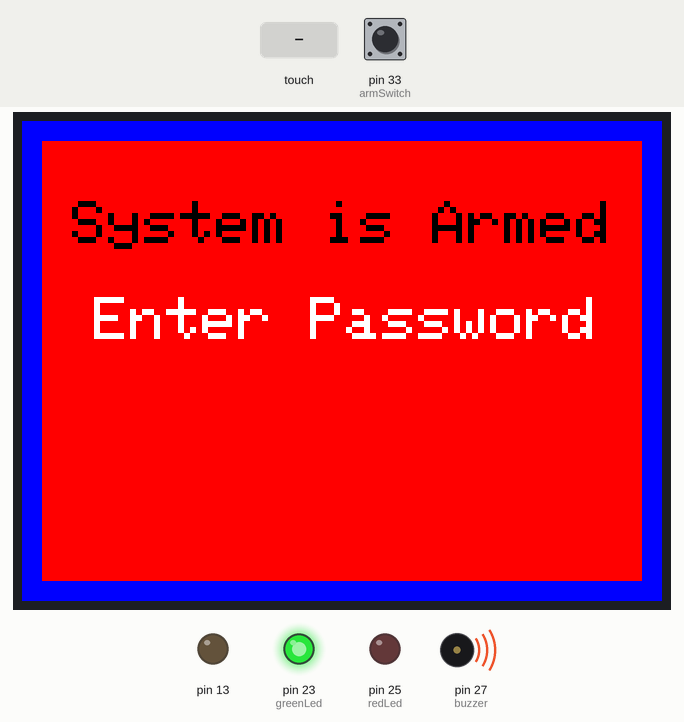
A sketch run on a simulated Arduino Mega 2560, built with avr-gcc and run on an emulated ATmega2560. On the bench: 320×240 colour display, output pins drawn as LEDs (lit = HIGH), buzzer (waves = sounding). The inputs (shaded band) are chosen by the test bench; at power-on: pin 33 (armSwitch) LOW. What the sketch prints to the serial monitor is not drawn.

Above: at 0.8 s.
1.5 s: touch panel pressed at 13 % / 10 % of its raw x / y range
At 2.96 s:
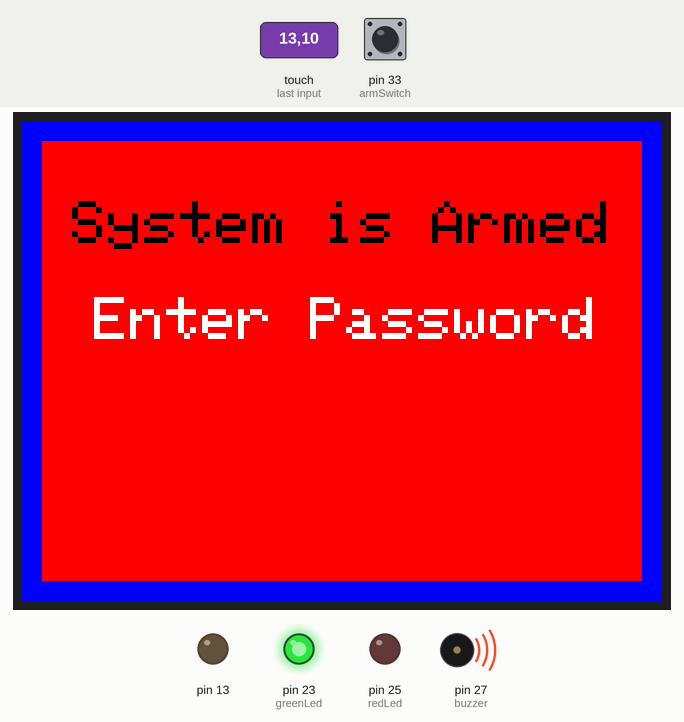
4.1 s: touch panel pressed at 13 % / 30 % of its raw x / y range
At 7.7 s:
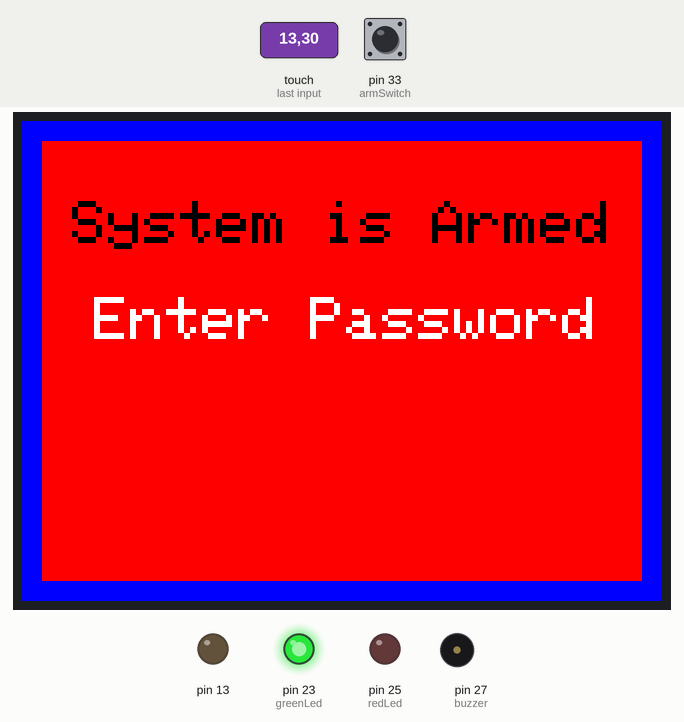
9.0 s: pin 33 (armSwitch) pulled HIGH for 0.15 s
At 9.9 s:
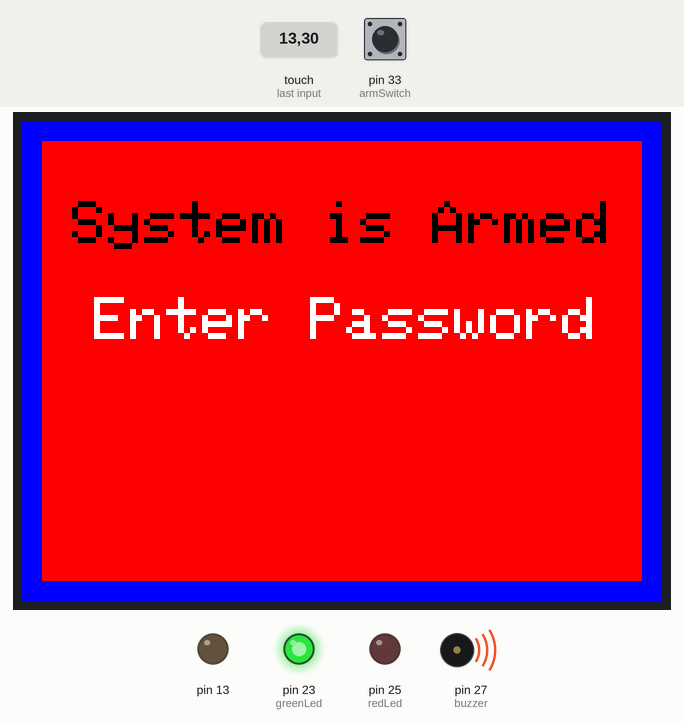
12.7 s: touch panel pressed at 13 % / 50 % of its raw x / y range
At 15.9 s:
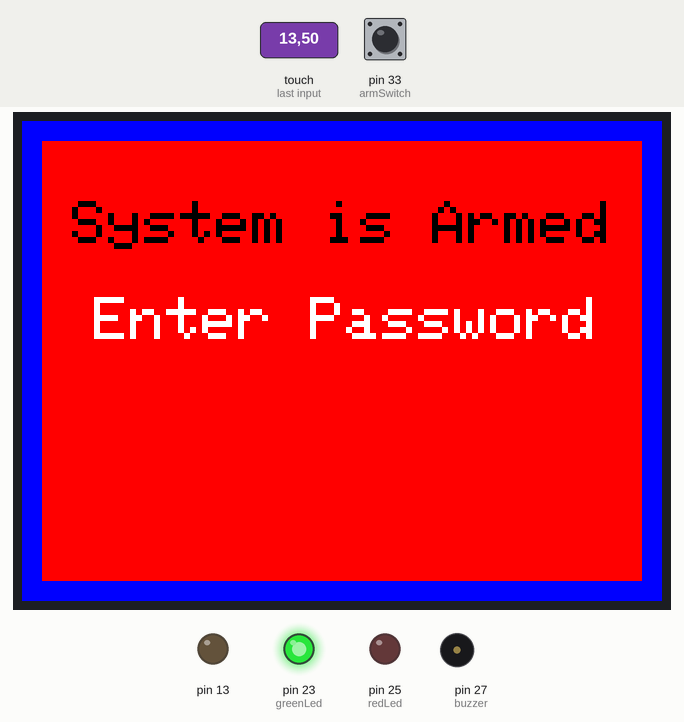
Timing chart, 0 to 16.2 s (numbered marks = the images above; inputs shaded):
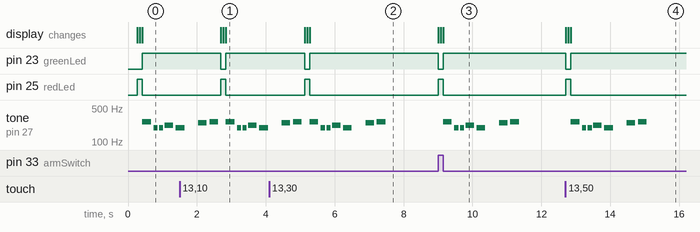

Measured:
- after the input at 1.5 s, pin 23 (greenLed): HIGH → LOW after 1.2 s, → HIGH 0.15 s later; pin 25 (redLed): LOW → HIGH after 1.2 s, → LOW 0.15 s later; the display: first changes after 1.2 s (image 1 shows a later state)
- after the input at 4.1 s, pin 23 (greenLed): HIGH → LOW after 1.0 s, → HIGH 0.15 s later; pin 25 (redLed): LOW → HIGH after 1.0 s, → LOW 0.15 s later; the display: first changes after 1.0 s (image 2 shows a later state)
- after the input at 9.0 s, pin 23 (greenLed): HIGH → LOW at once, → HIGH 0.15 s later; pin 25 (redLed): LOW → HIGH at once, → LOW 0.15 s later
- after the input at 12.7 s, pin 23 (greenLed): HIGH → LOW at once, → HIGH 0.15 s later; pin 25 (redLed): LOW → HIGH at once, → LOW 0.15 s later
- by itself, tone on pin 27 (buzzer): plays 247 Hz for 0.25 s, 262 Hz for 0.25 s, 262 Hz for 0.25 s, 196 Hz for 0.13 s, 196 Hz for 0.13 s, 220 Hz for 0.25 s … (9 notes in this stretch)

The sketch:

keypadV4.ino
```cpp
/*
 * TODO
 * add switch to detect open doors
 * Add button to disarm screen to arm the system
 */

#include "Adafruit_Keypad.h"
#include <TouchScreen.h>
#include <Elegoo_GFX.h>    // Core graphics library
#include <Elegoo_TFTLCD.h> // Hardware-specific library
#include "pitches.h"
#define KEYPAD_PID3844
#define R1    30 //orig 2
#define R2    32 // orig 3
#define R3    34 // orig 4
#define R4    36 // orig 5
#define C1    22 // orig 8
#define C2    24 // orig 9
#define C3    26 // orig 10
#define C4    28 // orig 11
#include "keypad_config.h"
int redLed       = 25;
int greenLed     = 23;
int buzzer       = 27;
int doorSwitch   = 29;
int windowSwitch = 31;
int armSwitch    = 33;
int systemStatus = 0; // 0=alarm not armed (off) 1= alarm armed (on)
char correctPwd[5] = {'1','1','1','1','\0'};
char pwd[5];
int loopCycle = 1;
int i = 0;
int invalidPwdCount = 0;
int touch = 0;
//initialize an instance of class NewKeypad
Adafruit_Keypad customKeypad = Adafruit_Keypad( makeKeymap(keys), rowPins, colPins, ROWS, COLS);

// The control pins for the LCD can be assigned to any digital or
// analog pins...but we'll use the analog pins as this allows us to
// double up the pins with the touch screen (see the TFT paint example).
#define LCD_CS A3 // Chip Select goes to Analog 3
#define LCD_CD A2 // Command/Data goes to Analog 2
#define LCD_WR A1 // LCD Write goes to Analog 1
#define LCD_RD A0 // LCD Read goes to Analog 0
#define LCD_RESET A4 // Can alternately just connect to Arduino's reset pin

// Assign human-readable names to some common 16-bit color values:
#define  BLACK   0x0000
#define BLUE    0x001F
#define RED     0xF800
#define GREEN   0x07E0
#define CYAN    0x07FF
#define MAGENTA 0xF81F
#define YELLOW  0xFFE0
#define WHITE   0xFFFF
#define YP A3  // must be an analog pin, use "An" notation!
#define XM A2  // must be an analog pin, use "An" notation!
#define YM 9   // can be a digital pin
#define XP 8   // can be a digital pin

#define TS_MINX 120
#define TS_MAXX 900
#define TS_MINY 70
#define TS_MAXY 920

TouchScreen ts = TouchScreen(XP, YP, XM, YM, 300);
Elegoo_TFTLCD tft(LCD_CS, LCD_CD, LCD_WR, LCD_RD, LCD_RESET);

#define BOXSIZE 40
#define PENRADIUS 3
#define MINPRESSURE 10
#define MAXPRESSURE 1000

void setup() {
  Serial.begin(9600);
  pinMode(redLed, OUTPUT);
  pinMode(greenLed, OUTPUT);
  pinMode(buzzer, OUTPUT);
  pinMode(doorSwitch, INPUT);
  pinMode(windowSwitch, INPUT);
  pinMode(armSwitch, INPUT);
  pinMode(13, OUTPUT);
  customKeypad.begin();
  Serial.println(F("TFT LCD test"));

  #ifdef USE_Elegoo_SHIELD_PINOUT
    Serial.println(F("Using Elegoo 2.4\" TFT Arduino Shield Pinout"));
  #else
    Serial.println(F("Using Elegoo 2.4\" TFT Breakout Board Pinout"));
  #endif

  Serial.print("TFT size is "); Serial.print(tft.width()); Serial.print("x"); Serial.println(tft.height());

  tft.reset();

   uint16_t identifier = tft.readID();
   if(identifier == 0x9325) {
    Serial.println(F("Found ILI9325 LCD driver"));
  } else if(identifier == 0x9328) {
    Serial.println(F("Found ILI9328 LCD driver"));
  } else if(identifier == 0x4535) {
    Serial.println(F("Found LGDP4535 LCD driver"));
  }else if(identifier == 0x7575) {
    Serial.println(F("Found HX8347G LCD driver"));
  } else if(identifier == 0x9341) {
    Serial.println(F("Found ILI9341 LCD driver"));
  } else if(identifier == 0x8357) {
    Serial.println(F("Found HX8357D LCD driver"));
  } else if(identifier==0x0101)
  {
      identifier=0x9341;
       Serial.println(F("Found 0x9341 LCD driver"));
  }
  else if(identifier==0x1111)
  {
      identifier=0x9328;
       Serial.println(F("Found 0x9328 LCD driver"));
  }
  else {
    Serial.print(F("Unknown LCD driver chip: "));
    Serial.println(identifier, HEX);
    Serial.println(F("If using the Elegoo 2.8\" TFT Arduino shield, the line:"));
    Serial.println(F("  #define USE_Elegoo_SHIELD_PINOUT"));
    Serial.println(F("should appear in the library header (Elegoo_TFT.h)."));
    Serial.println(F("If using the breakout board, it should NOT be #defined!"));
    Serial.println(F("Also if using the breakout, double-check that all wiring"));
    Serial.println(F("matches the tutorial."));
    identifier=0x9328;

  }
  tft.begin(identifier);
  tft.fillScreen(BLACK);
  tft.setCursor(0, 0);
  tft.setRotation(1);

}

void loop() {
  if (loopCycle == 1){
    systemStatus = turnAlarmOn();
    loopCycle ++;
  }

//  digitalWrite(13, HIGH);
  TSPoint p = ts.getPoint();
//  digitalWrite(13, LOW);

  pinMode(XM, OUTPUT);
  pinMode(YP, OUTPUT);

  if (p.z > MINPRESSURE && p.z < MAXPRESSURE) {
    p.x = map(p.x, TS_MINX, TS_MAXX, tft.width(), 0);
    p.y = map(p.y, TS_MINY, TS_MAXY, tft.height(), 0);
    Serial.print("("); Serial.print(p.x);
    Serial.print(", "); Serial.print(p.y);
    Serial.println(")");
    if (p.x > 200 && p.x < 320) {
      if (p.y > 40 && p.y < 220) {
        touch = 1;
      }
    }
    if (p.x > 120 && p.x < 240) {
      if (p.y > 0 && p.y < 120) {
        touch = 2;
      }
    }

  }
  if (touch == 1) {
    systemStatus = turnAlarmOn();
    touch = 0;
  }

  tft.setTextSize(1);
  tft.setTextColor(WHITE);
  tft.setCursor(200, 100);

  // Maximum bad attempt count that will pause system or ??
  if (invalidPwdCount >2){  //check invalid pwd count to pause logic if needed
  // TODO fix the counter logic to pause system
      loopCycle = 1;
      invalidPwdCount = 0;
      Serial.println("Next time I'm notifying the security company");
  }
  customKeypad.tick();
  // save four key pad entries
  while(customKeypad.available() & i < 4){
     keypadEvent e = customKeypad.read();
     if(e.bit.EVENT == KEY_JUST_PRESSED) {
       Serial.println((char)e.bit.KEY);
       pwd[i] = (char)e.bit.KEY;
       i++;
     }
  }
    delay(10);
  // When pwd matches, process
  if(String(pwd) == correctPwd){
    systemStatus = turnAlarmOff();
  }

  // process alarm turn on switch
  if(digitalRead(armSwitch) == HIGH){
    //delay(10000);
    systemStatus = turnAlarmOn();
  }
}

void soundAlarm(){

}

int turnAlarmOff(){
  Serial.println("in turn alarm off");
  digitalWrite(redLed, HIGH);
  digitalWrite(greenLed, LOW);
  tft.fillScreen(GREEN);
  tft.setCursor(10, 20);
  tft.setTextSize(3);
  tft.println(" ");
  tft.println(" Disarmed");
  tft.println(" ");
  tft.setTextColor(BLACK);
  tft.setTextSize(2);
  tft.println("  Please wait for door      to unlock");

  tft.fillRect(40, 150, 250, 50, WHITE);
  tft.drawRoundRect(40, 150, 250, 50, 6, RED);
  tft.drawRoundRect(39, 149, 252, 52, 6, RED);
  tft.drawRoundRect(38, 148, 254, 54, 6, RED);
  tft.setCursor(80, 165);
  tft.setTextSize(3);
  tft.println("SET ALARM");

  for(int z = 0; z <4; z++){
   pwd[z] = {'z'};
  }
  int melody2[] = {262, 262, 262, 262, 262, 262, 262, 262};
  int noteDurations2[] = {4, 4, 4, 4, 4, 4, 4, 4};

  // play tone to indicate alarm is off
  for (int thisNote2 = 0; thisNote2 < 8; thisNote2++) {
    int noteDuration2 = 1000 / noteDurations2[thisNote2];
    tone(buzzer, melody2[thisNote2], noteDuration2);
    int pauseBetweenNotes2 = noteDuration2 * 1.30;
    delay(pauseBetweenNotes2);
    noTone(buzzer);
  }
  i=0;
    return 0;
}

int turnAlarmOn(){
  digitalWrite(greenLed, LOW);
  digitalWrite(redLed, HIGH);
  tft.fillRect(0, 0, 320, 240, BLUE);
  tft.fillRect(10, 10, 300, 220, RED);
  tft.setTextColor(BLACK);
  tft.setTextSize(3);
  tft.setCursor(25,40);
  tft.println("System is Armed");
  tft.println(" ");
  tft.setTextColor(WHITE);
  tft.println("  Enter Password");
  digitalWrite(greenLed, HIGH);
  digitalWrite(redLed, LOW);
  for(int z = 0; z <4; z++){
   pwd[z] = {'z'};
  }
  int noteDurations[] = {4, 8, 8, 4, 4, 4, 4, 4};
  int melody[] = {NOTE_C4, NOTE_G3, NOTE_G3, NOTE_A3, NOTE_G3, 0, NOTE_B3, NOTE_C4};
  // play tone to indicate alarm is set
  for (int thisNote = 0; thisNote < 8; thisNote++) {
    int noteDuration = 1000 / noteDurations[thisNote];
    tone(buzzer, melody[thisNote], noteDuration);
    int pauseBetweenNotes = noteDuration * 1.30;
    delay(pauseBetweenNotes);
    noTone(buzzer);
  }
  return 1;
}
```

pitches.h
```cpp
#define NOTE_B0  31
#define NOTE_C1  33
#define NOTE_CS1 35
#define NOTE_D1  37
#define NOTE_DS1 39
#define NOTE_E1  41
#define NOTE_F1  44
#define NOTE_FS1 46
#define NOTE_G1  49
#define NOTE_GS1 52
#define NOTE_A1  55
#define NOTE_AS1 58
#define NOTE_B1  62
#define NOTE_C2  65
#define NOTE_CS2 69
#define NOTE_D2  73
#define NOTE_DS2 78
#define NOTE_E2  82
#define NOTE_F2  87
#define NOTE_FS2 93
#define NOTE_G2  98
#define NOTE_GS2 104
#define NOTE_A2  110
#define NOTE_AS2 117
#define NOTE_B2  123
#define NOTE_C3  131
#define NOTE_CS3 139
#define NOTE_D3  147
#define NOTE_DS3 156
#define NOTE_E3  165
#define NOTE_F3  175
#define NOTE_FS3 185
#define NOTE_G3  196
#define NOTE_GS3 208
#define NOTE_A3  220
#define NOTE_AS3 233
#define NOTE_B3  247
#define NOTE_C4  262
#define NOTE_CS4 277
#define NOTE_D4  294
#define NOTE_DS4 311
#define NOTE_E4  330
#define NOTE_F4  349
#define NOTE_FS4 370
#define NOTE_G4  392
#define NOTE_GS4 415
#define NOTE_A4  440
#define NOTE_AS4 466
#define NOTE_B4  494
#define NOTE_C5  523
#define NOTE_CS5 554
#define NOTE_D5  587
#define NOTE_DS5 622
#define NOTE_E5  659
#define NOTE_F5  698
#define NOTE_FS5 740
#define NOTE_G5  784
#define NOTE_GS5 831
#define NOTE_A5  880
#define NOTE_AS5 932
#define NOTE_B5  988
#define NOTE_C6  1047
#define NOTE_CS6 1109
#define NOTE_D6  1175
#define NOTE_DS6 1245
#define NOTE_E6  1319
#define NOTE_F6  1397
#define NOTE_FS6 1480
#define NOTE_G6  1568
#define NOTE_GS6 1661
#define NOTE_A6  1760
#define NOTE_AS6 1865
#define NOTE_B6  1976
#define NOTE_C7  2093
#define NOTE_CS7 2217
#define NOTE_D7  2349
#define NOTE_DS7 2489
#define NOTE_E7  2637
#define NOTE_F7  2794
#define NOTE_FS7 2960
#define NOTE_G7  3136
#define NOTE_GS7 3322
#define NOTE_A7  3520
#define NOTE_AS7 3729
#define NOTE_B7  3951
#define NOTE_C8  4186
#define NOTE_CS8 4435
#define NOTE_D8  4699
#define NOTE_DS8 4978
```

keypad_config.h
```cpp
// This file contains predefined setup for various Adafruit Matrix Keypads.
#ifndef __KEYPAD_CONFIG_H__
#define __KEYPAD_CONFIG_H__

#if defined(KEYPAD_PID3844)
const byte ROWS = 4; // rows
const byte COLS = 4; // columns
// define the symbols on the buttons of the keypads
char keys[ROWS][COLS] = {{'1', '2', '3', 'A'},
                         {'4', '5', '6', 'B'},
                         {'7', '8', '9', 'C'},
                         {'*', '0', '#', 'D'}};
byte rowPins[ROWS] = {R1, R2, R3,
                      R4}; // connect to the row pinouts of the keypad
byte colPins[COLS] = {C1, C2, C3,
                      C4}; // connect to the column pinouts of the keypad
#endif

#if defined(KEYPAD_PID1824) || defined(KEYPAD_PID3845) || defined(KEYPAD_PID419)
const byte ROWS = 4; // rows
const byte COLS = 3; // columns
// define the symbols on the buttons of the keypads
char keys[ROWS][COLS] = {
    {'1', '2', '3'}, {'4', '5', '6'}, {'7', '8', '9'}, {'*', '0', '#'}};
byte rowPins[ROWS] = {R1, R2, R3,
                      R4};         // connect to the row pinouts of the keypad
byte colPins[COLS] = {C1, C2, C3}; // connect to the column pinouts of the
                                   // keypad
#endif

#if defined(KEYPAD_PID1332)
const byte ROWS = 1; // rows
const byte COLS = 4; // columns
// define the symbols on the buttons of the keypads
char keys[ROWS][COLS] = {
    {'1', '2', '3', '4'},
};
byte rowPins[ROWS] = {R1}; // connect to the row pinouts of the keypad
byte colPins[COLS] = {C1, C2, C3,
                      C4}; // connect to the column pinouts of the keypad
#endif

#endif
```
